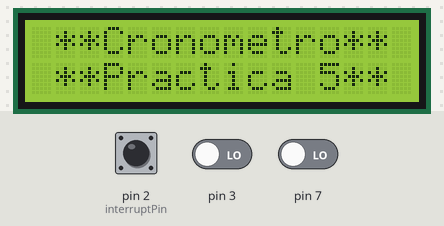
This sketch was run on a simulated Arduino Uno, built with avr-gcc and run on an emulated ATmega328P. Parts: 16×2 character LCD. The test bench sets the inputs (shaded band); at power-on: pin 3 LOW, pin 2 (interruptPin) LOW, pin 7 LOW.

Above: at 1.2 s.
1.3 s: pin 3 driven HIGH
At 1.65 s:
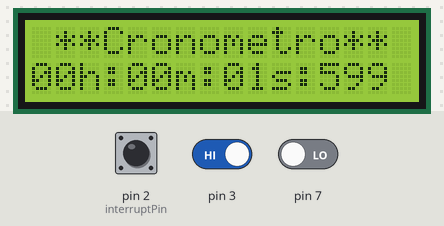
3.4 s: pin 2 (interruptPin) pulled HIGH for 0.15 s
At 3.51 s:
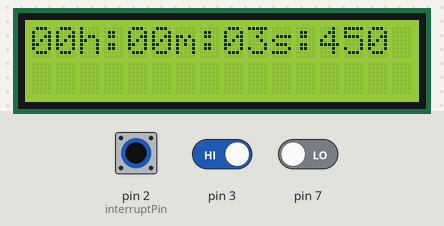
5.1 s: pin 7 driven HIGH
At 5.26 s:
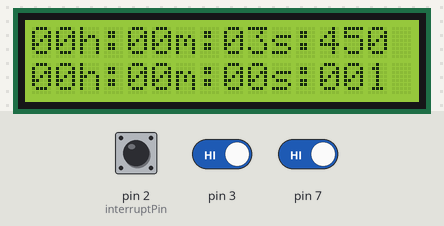
6.7 s: pin 2 (interruptPin) pulled HIGH for 1 s
At 6.81 s:
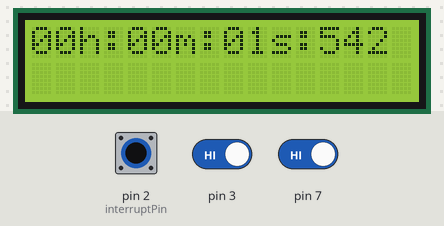

Measured:
- after the input at 1.3 s, the display: changes after 0.30 s (image 1)
- after the input at 3.4 s, the display: first changes at once (image 2 shows a later state)
- after the input at 6.7 s, the display: first changes at once (image 4 shows a later state)

The sketch:

Practica5-Cronometro.ino
```cpp
#define interruptPin 2
#include <LiquidCrystal.h>

// Pines de arduino conectados
const int rs = 6, rw = 5, en = 4, d4 = 8, d5 = 9, d6 = 10, d7 = 11;
const int intervalms = 5;

// Inicializamos las variables internas
unsigned long currentMillis=0;
unsigned long elapsedMillis=0;
int buttonState = 0;
int lastButtonState = 0;
unsigned long nuevo_valor = 0;
int encender = 0;
int anterior = 0;
int estado = 0;
LiquidCrystal lcd(rs, rw, en, d4, d5, d6, d7);

// Inicializamos las variables externas
extern volatile unsigned long timer0_millis;


void setup() {
  pinMode(3, INPUT);
  pinMode(7, INPUT);
  lcd.begin(16, 2);
  lcd.setCursor(0, 0);
  lcd.print(" **Cronometro** ");
  lcd.setCursor(0, 1);
  lcd.print(" **Practica 5** ");
  attachInterrupt(digitalPinToInterrupt(interruptPin), starTime, CHANGE);//Se activa el pin de interrupcion  interruptPin
}

void loop() {

    // Guardamos el estado actual de los botones
    estado = digitalRead(3);
    buttonState = digitalRead(7);

    if(estado && anterior == 0) // Comparamos el estado actual y el anterior del pulsador
    {
      encender = 1 - encender;
      delay(300); // Evita los rebotes del pulsador.
    }

    if(encender) // Si el estado interno del pulsador pasa de "LOW" a "HIGH".
      starTime();

    //Para reiniciar tiempo
    if (buttonState != lastButtonState) {
      if (buttonState == HIGH){
        setMillis(0);
      }
    }

    // Actualizamos el estado de los botones
    anterior = estado;
    lastButtonState = buttonState;
}


void setMillis(unsigned long nuevo_valor){
  uint8_t oldSREG = SREG;
  cli();
  timer0_millis = nuevo_valor;
  SREG = oldSREG;
}


//Se inicia el conteo de tiempo
void starTime() {
  if (digitalRead(interruptPin)) {
    elapsedMillis = millis();

    unsigned long durMS = (elapsedMillis%1000);       //Milliseconds
    unsigned long durSS = (elapsedMillis/1000)%60;    //Seconds
    unsigned long durMM = (elapsedMillis/(60000))%60; //Minutes
    unsigned long durHH = (elapsedMillis/(3600000));  //Hours
    durHH = durHH % 24;
    String durMilliSec = timeMillis(durHH, durMM, durSS,durMS);

    lcd.clear();
    lcd.setCursor(0, 0);
    lcd.print(durMilliSec);
    delay(100);
  }else{

    elapsedMillis = millis();
    unsigned long durMS = (elapsedMillis%1000);       //Milliseconds
    unsigned long durSS = (elapsedMillis/1000)%60;    //Seconds
    unsigned long durMM = (elapsedMillis/(60000))%60; //Minutes
    unsigned long durHH = (elapsedMillis/(3600000));  //Hours
    durHH = durHH % 24;
    String durMilliSec = timeMillis(durHH, durMM, durSS,durMS);

     lcd.setCursor(0, 1);
     lcd.print(durMilliSec);
     delay(100);
  }

}

//Se despliega la cadena de tiempo
String timeMillis(unsigned long Hourtime,unsigned long Mintime,unsigned long Sectime,unsigned long MStime)
{
  String dataTemp = "";

  if (Hourtime < 10)
  {
    dataTemp = dataTemp + "0" + String(Hourtime)+ "h:";
  }
  else{
    dataTemp = dataTemp + String(Hourtime)+ "h:";
  }

  if (Mintime < 10)
  {
    dataTemp = dataTemp + "0" + String(Mintime)+ "m:";
  }
  else{
    dataTemp = dataTemp + String(Mintime)+ "m:";
  }

  if (Sectime < 10)
  {
    dataTemp = dataTemp + "0" + String(Sectime)+ "s:";
  }
  else{
    dataTemp = dataTemp + String(Sectime)+ "s:";
  }

  dataTemp = dataTemp + String(MStime);
  return dataTemp;
}
```
